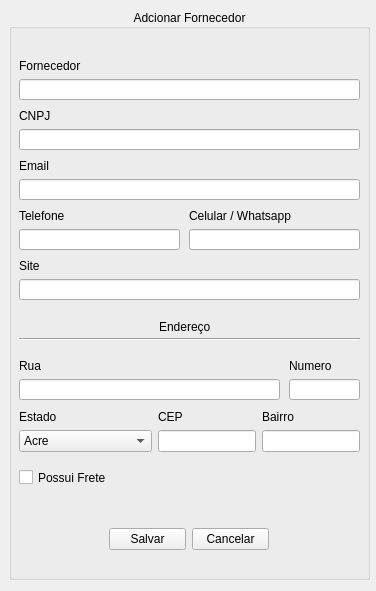
<?xml version="1.0" encoding="UTF-8"?>
<ui version="4.0">
 <class>Fornecedor</class>
 <widget class="QWidget" name="Fornecedor">
  <property name="geometry">
   <rect>
    <x>0</x>
    <y>0</y>
    <width>376</width>
    <height>591</height>
   </rect>
  </property>
  <property name="windowTitle">
   <string>Form</string>
  </property>
  <widget class="QGroupBox" name="groupBox">
   <property name="geometry">
    <rect>
     <x>9</x>
     <y>9</y>
     <width>361</width>
     <height>571</height>
    </rect>
   </property>
   <property name="title">
    <string>Adcionar Fornecedor</string>
   </property>
   <property name="alignment">
    <set>Qt::AlignCenter</set>
   </property>
   <widget class="QWidget" name="verticalLayoutWidget">
    <property name="geometry">
     <rect>
      <x>10</x>
      <y>100</y>
      <width>341</width>
      <height>41</height>
     </rect>
    </property>
    <layout class="QVBoxLayout" name="cnpj">
     <item>
      <widget class="QLabel" name="labelCnpj">
       <property name="text">
        <string>CNPJ</string>
       </property>
      </widget>
     </item>
     <item>
      <widget class="QLineEdit" name="txtCnpj"/>
     </item>
    </layout>
   </widget>
   <widget class="QWidget" name="verticalLayoutWidget_2">
    <property name="geometry">
     <rect>
      <x>10</x>
      <y>50</y>
      <width>341</width>
      <height>41</height>
     </rect>
    </property>
    <layout class="QVBoxLayout" name="fornecedor">
     <item>
      <widget class="QLabel" name="labelFornecedor">
       <property name="text">
        <string>Fornecedor</string>
       </property>
      </widget>
     </item>
     <item>
      <widget class="QLineEdit" name="txtFornecedor"/>
     </item>
    </layout>
   </widget>
   <widget class="QWidget" name="verticalLayoutWidget_3">
    <property name="geometry">
     <rect>
      <x>10</x>
      <y>150</y>
      <width>341</width>
      <height>41</height>
     </rect>
    </property>
    <layout class="QVBoxLayout" name="email">
     <item>
      <widget class="QLabel" name="labelEmail">
       <property name="text">
        <string>Email</string>
       </property>
      </widget>
     </item>
     <item>
      <widget class="QLineEdit" name="txtEmail"/>
     </item>
    </layout>
   </widget>
   <widget class="QWidget" name="verticalLayoutWidget_4">
    <property name="geometry">
     <rect>
      <x>10</x>
      <y>200</y>
      <width>161</width>
      <height>41</height>
     </rect>
    </property>
    <layout class="QVBoxLayout" name="telefoneContato">
     <item>
      <widget class="QLabel" name="labelTelCtt">
       <property name="text">
        <string>Telefone</string>
       </property>
      </widget>
     </item>
     <item>
      <widget class="QLineEdit" name="txtTelCtt"/>
     </item>
    </layout>
   </widget>
   <widget class="QWidget" name="verticalLayoutWidget_5">
    <property name="geometry">
     <rect>
      <x>10</x>
      <y>250</y>
      <width>341</width>
      <height>41</height>
     </rect>
    </property>
    <layout class="QVBoxLayout" name="site">
     <item>
      <widget class="QLabel" name="labelSite">
       <property name="text">
        <string>Site</string>
       </property>
      </widget>
     </item>
     <item>
      <widget class="QLineEdit" name="txtSite"/>
     </item>
    </layout>
   </widget>
   <widget class="QWidget" name="horizontalLayoutWidget">
    <property name="geometry">
     <rect>
      <x>100</x>
      <y>510</y>
      <width>160</width>
      <height>41</height>
     </rect>
    </property>
    <layout class="QHBoxLayout" name="horizontalLayout">
     <item>
      <widget class="QPushButton" name="btnSalvar">
       <property name="text">
        <string>Salvar</string>
       </property>
      </widget>
     </item>
     <item>
      <widget class="QPushButton" name="btnCancelar">
       <property name="text">
        <string>Cancelar</string>
       </property>
      </widget>
     </item>
    </layout>
   </widget>
   <widget class="QWidget" name="horizontalLayoutWidget_2">
    <property name="geometry">
     <rect>
      <x>10</x>
      <y>400</y>
      <width>341</width>
      <height>43</height>
     </rect>
    </property>
    <layout class="QHBoxLayout" name="horizontalLayout_2">
     <item>
      <layout class="QVBoxLayout" name="verticalLayout_7">
       <item>
        <widget class="QLabel" name="label_7">
         <property name="text">
          <string>Estado</string>
         </property>
        </widget>
       </item>
       <item>
        <widget class="QComboBox" name="cmbEstado">
         <property name="minimumSize">
          <size>
           <width>130</width>
           <height>0</height>
          </size>
         </property>
         <item>
          <property name="text">
           <string>Acre</string>
          </property>
         </item>
         <item>
          <property name="text">
           <string>Alagoas</string>
          </property>
         </item>
         <item>
          <property name="text">
           <string>Amapá</string>
          </property>
         </item>
         <item>
          <property name="text">
           <string>Amazonas</string>
          </property>
         </item>
         <item>
          <property name="text">
           <string>Bahia</string>
          </property>
         </item>
         <item>
          <property name="text">
           <string>Ceará</string>
          </property>
         </item>
         <item>
          <property name="text">
           <string>Distrito Federal</string>
          </property>
         </item>
         <item>
          <property name="text">
           <string>Espírito Santo</string>
          </property>
         </item>
         <item>
          <property name="text">
           <string>Goiás</string>
          </property>
         </item>
         <item>
          <property name="text">
           <string>Maranhão</string>
          </property>
         </item>
         <item>
          <property name="text">
           <string>Mato Grosso</string>
          </property>
         </item>
         <item>
          <property name="text">
           <string>Mato Grosso do Sul</string>
          </property>
         </item>
         <item>
          <property name="text">
           <string>Minas Gerais</string>
          </property>
         </item>
         <item>
          <property name="text">
           <string>Pará</string>
          </property>
         </item>
         <item>
          <property name="text">
           <string>Paraíba</string>
          </property>
         </item>
         <item>
          <property name="text">
           <string>Paraná</string>
          </property>
         </item>
         <item>
          <property name="text">
           <string>Pernambuco</string>
          </property>
         </item>
         <item>
          <property name="text">
           <string>Piauí</string>
          </property>
         </item>
         <item>
          <property name="text">
           <string>Rio de Janeiro</string>
          </property>
         </item>
         <item>
          <property name="text">
           <string>Rio Grande do Norte</string>
          </property>
         </item>
         <item>
          <property name="text">
           <string>Rio Grande do Sul</string>
          </property>
         </item>
         <item>
          <property name="text">
           <string>Rondônia</string>
          </property>
         </item>
         <item>
          <property name="text">
           <string>Roraima</string>
          </property>
         </item>
         <item>
          <property name="text">
           <string>Santa Catarina</string>
          </property>
         </item>
         <item>
          <property name="text">
           <string>São Paulo</string>
          </property>
         </item>
         <item>
          <property name="text">
           <string>Sergipe</string>
          </property>
         </item>
         <item>
          <property name="text">
           <string>Tocantins</string>
          </property>
         </item>
        </widget>
       </item>
      </layout>
     </item>
     <item>
      <layout class="QVBoxLayout" name="verticalLayout_9">
       <item>
        <widget class="QLabel" name="label_9">
         <property name="text">
          <string>CEP</string>
         </property>
        </widget>
       </item>
       <item>
        <widget class="QLineEdit" name="txtCep">
         <property name="text">
          <string/>
         </property>
        </widget>
       </item>
      </layout>
     </item>
     <item>
      <layout class="QVBoxLayout" name="verticalLayout_8">
       <item>
        <widget class="QLabel" name="label_8">
         <property name="text">
          <string>Bairro</string>
         </property>
        </widget>
       </item>
       <item>
        <widget class="QLineEdit" name="txtBairro"/>
       </item>
      </layout>
     </item>
    </layout>
   </widget>
   <widget class="QWidget" name="verticalLayoutWidget_11">
    <property name="geometry">
     <rect>
      <x>180</x>
      <y>200</y>
      <width>171</width>
      <height>41</height>
     </rect>
    </property>
    <layout class="QVBoxLayout" name="telefoneContato_2">
     <item>
      <widget class="QLabel" name="labelTelCtt_2">
       <property name="text">
        <string>Celular / Whatsapp</string>
       </property>
      </widget>
     </item>
     <item>
      <widget class="QLineEdit" name="txtTelCtt_2"/>
     </item>
    </layout>
   </widget>
   <widget class="QWidget" name="verticalLayoutWidget_6">
    <property name="geometry">
     <rect>
      <x>10</x>
      <y>350</y>
      <width>261</width>
      <height>41</height>
     </rect>
    </property>
    <layout class="QVBoxLayout" name="site_2">
     <item>
      <widget class="QLabel" name="labelRua">
       <property name="text">
        <string>Rua</string>
       </property>
      </widget>
     </item>
     <item>
      <widget class="QLineEdit" name="txtRua"/>
     </item>
    </layout>
   </widget>
   <widget class="QWidget" name="verticalLayoutWidget_12">
    <property name="geometry">
     <rect>
      <x>280</x>
      <y>350</y>
      <width>71</width>
      <height>41</height>
     </rect>
    </property>
    <layout class="QVBoxLayout" name="telefoneContato_6">
     <item>
      <widget class="QLabel" name="labelNumero">
       <property name="text">
        <string>Numero</string>
       </property>
      </widget>
     </item>
     <item>
      <widget class="QLineEdit" name="txtNumero"/>
     </item>
    </layout>
   </widget>
   <widget class="QLabel" name="label">
    <property name="geometry">
     <rect>
      <x>150</x>
      <y>310</y>
      <width>51</width>
      <height>16</height>
     </rect>
    </property>
    <property name="text">
     <string>Endereço</string>
    </property>
   </widget>
   <widget class="Line" name="line">
    <property name="geometry">
     <rect>
      <x>10</x>
      <y>320</y>
      <width>341</width>
      <height>20</height>
     </rect>
    </property>
    <property name="orientation">
     <enum>Qt::Horizontal</enum>
    </property>
   </widget>
   <widget class="QCheckBox" name="chboxFrete">
    <property name="geometry">
     <rect>
      <x>10</x>
      <y>460</y>
      <width>91</width>
      <height>17</height>
     </rect>
    </property>
    <property name="text">
     <string>Possui Frete</string>
    </property>
   </widget>
  </widget>
 </widget>
 <tabstops>
  <tabstop>txtFornecedor</tabstop>
  <tabstop>txtCnpj</tabstop>
  <tabstop>txtEmail</tabstop>
  <tabstop>txtTelCtt</tabstop>
  <tabstop>txtTelCtt_2</tabstop>
  <tabstop>txtSite</tabstop>
  <tabstop>cmbEstado</tabstop>
  <tabstop>txtCep</tabstop>
  <tabstop>txtBairro</tabstop>
  <tabstop>btnSalvar</tabstop>
  <tabstop>btnCancelar</tabstop>
 </tabstops>
 <resources/>
 <connections/>
</ui>
